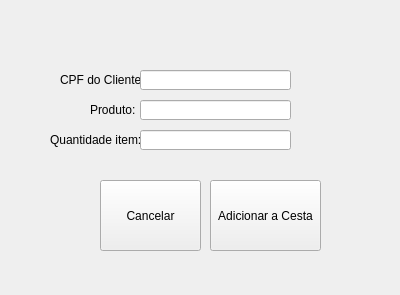
<?xml version="1.0" encoding="UTF-8"?>
<ui version="4.0">
 <class>adicionar</class>
 <widget class="QWidget" name="adicionar">
  <property name="geometry">
   <rect>
    <x>0</x>
    <y>0</y>
    <width>400</width>
    <height>295</height>
   </rect>
  </property>
  <property name="windowTitle">
   <string>Form</string>
  </property>
  <widget class="QLabel" name="Produto">
   <property name="geometry">
    <rect>
     <x>90</x>
     <y>100</y>
     <width>51</width>
     <height>20</height>
    </rect>
   </property>
   <property name="text">
    <string>Produto:</string>
   </property>
  </widget>
  <widget class="QLineEdit" name="search_product">
   <property name="geometry">
    <rect>
     <x>140</x>
     <y>100</y>
     <width>151</width>
     <height>20</height>
    </rect>
   </property>
  </widget>
  <widget class="QLabel" name="CPFClient">
   <property name="geometry">
    <rect>
     <x>60</x>
     <y>70</y>
     <width>91</width>
     <height>20</height>
    </rect>
   </property>
   <property name="text">
    <string>CPF do Cliente:</string>
   </property>
  </widget>
  <widget class="QLineEdit" name="search_CPF">
   <property name="geometry">
    <rect>
     <x>140</x>
     <y>70</y>
     <width>151</width>
     <height>20</height>
    </rect>
   </property>
  </widget>
  <widget class="QLabel" name="QntItem">
   <property name="geometry">
    <rect>
     <x>50</x>
     <y>130</y>
     <width>91</width>
     <height>20</height>
    </rect>
   </property>
   <property name="text">
    <string>Quantidade item:</string>
   </property>
  </widget>
  <widget class="QLineEdit" name="search_qntItem">
   <property name="geometry">
    <rect>
     <x>140</x>
     <y>130</y>
     <width>151</width>
     <height>20</height>
    </rect>
   </property>
   <property name="text">
    <string/>
   </property>
  </widget>
  <widget class="QPushButton" name="cesta_addbutton">
   <property name="geometry">
    <rect>
     <x>210</x>
     <y>180</y>
     <width>111</width>
     <height>71</height>
    </rect>
   </property>
   <property name="styleSheet">
    <string notr="true">image: url(:cliente/logo_cliente/cliente.png)</string>
   </property>
   <property name="text">
    <string>Adicionar a Cesta</string>
   </property>
   <property name="icon">
    <iconset>
     <normaloff>:/logo_adicionar/adicionar.png</normaloff>:/logo_adicionar/adicionar.png</iconset>
   </property>
  </widget>
  <widget class="QPushButton" name="cancelar_button">
   <property name="geometry">
    <rect>
     <x>100</x>
     <y>180</y>
     <width>101</width>
     <height>71</height>
    </rect>
   </property>
   <property name="styleSheet">
    <string notr="true">image: url(:cliente/logo_cliente/cliente.png)</string>
   </property>
   <property name="text">
    <string>Cancelar</string>
   </property>
   <property name="icon">
    <iconset>
     <normaloff>:/logo_excluir/excluir.png</normaloff>:/logo_excluir/excluir.png</iconset>
   </property>
  </widget>
 </widget>
 <resources>
  <include location="logo_adicionarCesta.qrc"/>
  <include location="logo_excluir.qrc"/>
 </resources>
 <connections/>
</ui>
